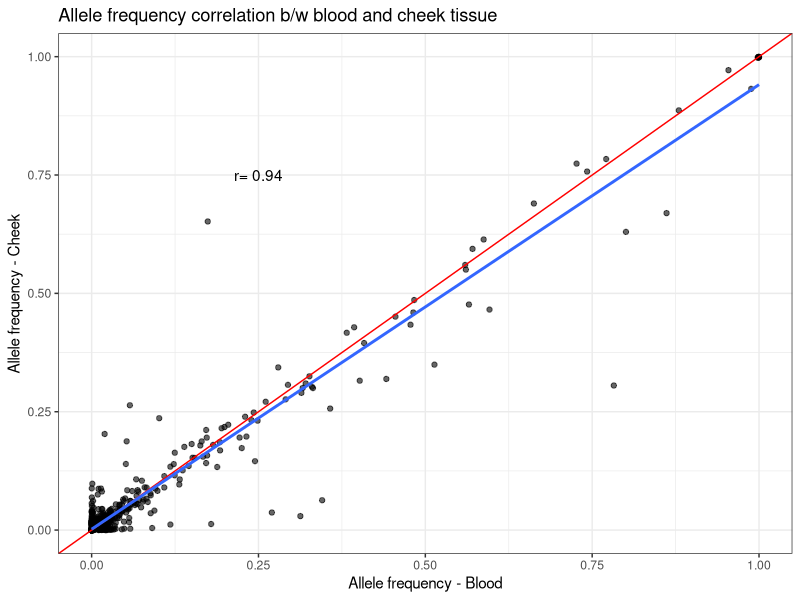
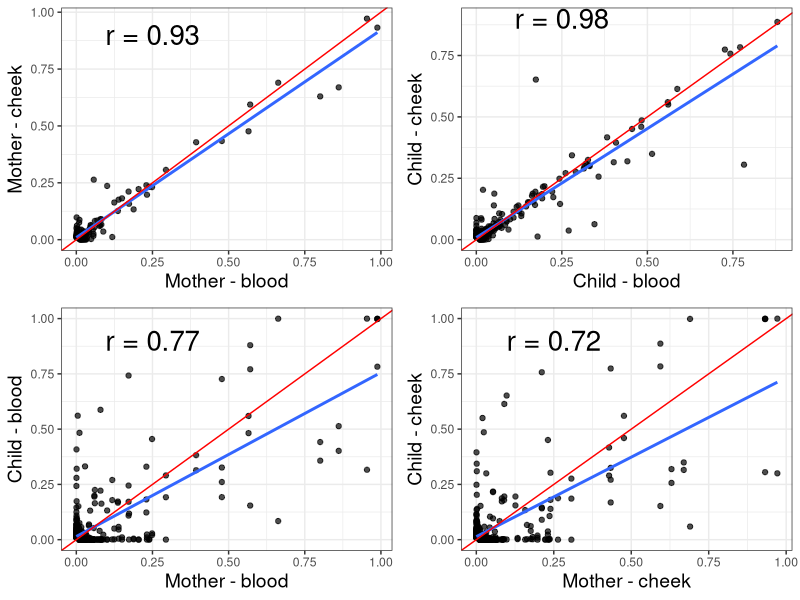

Write R code to recreate these figures, in order.
## ---- chunk 1
knitr::opts_chunk$set(echo = TRUE)
## ---- chunk 2

library(data.table)
library(ggplot2)
library(reshape2)
library(gridExtra)
library(dplyr)
library(here)

## ---- chunk 3

hq.counts<-fread(
  here("Data_files/hq_counts_adj_frequency_09272018.txt"),
  header=T)

hq.counts$individual_het_id<-paste(hq.counts$individual_id,hq.counts$position,sep="_")
hq.counts$mother_het_id<-paste(hq.counts$mother_id,hq.counts$position,sep="_")
#keep only heteroplasmies
hq<-hq.counts[,c('FID','mother_id','mot_cat','mother_het_id','individual_id','individual_het_id','tissue_id','position','level','tissue','major','minor','adj.f','age_collection','age_birth','mot_cat')]

## ---- chunk 4

#plot tissues against each other
#reshape to get frequencies for blood and cheek for each individual
dhq.2t<-dcast(hq,
              FID + mother_id + mot_cat + mother_het_id + individual_id + level + individual_het_id + age_collection + position ~ tissue,
              value.var="adj.f",
              fun.aggregate = mean,
              na.rm=T)

dhq.2t$diff.f<-abs(dhq.2t$bl-dhq.2t$ch)
dhq.2t$avg.f<-apply(dhq.2t[,c('bl','ch')],1,mean)

#calculate correlation between bl and ch frequencies
#filter only individuals who are heteroplasmic in at least one tissue
dhq.2t.poly<-dhq.2t%>%
  filter((bl>=0.01 & bl<=0.99)|(ch>=0.01 & ch<=0.99))

#get correlation and round off for plotting
cor1<-round(with(dhq.2t.poly,cor(bl,ch,method="pearson")),2)

plt.2t<-ggplot(dhq.2t,aes(bl,ch))+
  geom_point(alpha=0.6)+
  theme_bw()+
  geom_abline(intercept=0,
              slope=1,
              color="red")+
  stat_smooth(method="lm",
              se=F)+
  annotate(geom="text",
           x=0.25,
           y=0.75,
           label=paste("r=",cor1))+
  labs(x="Allele frequency - Blood",
       y="Allele frequency - Cheek",
       title="Allele frequency correlation b/w blood and cheek tissue")
  
plt.2t

## ---- chunk 5
#calculate the correlation between a mother's tissues and child's tissues separately
#to do this, we must first separate mothers and children 
#get mothers and put them in separate dataframe
dhq.mothers<-dhq.2t[which(dhq.2t$mot_cat!=""),]

#get children and put them in separate dataframe
dhq.children<-dhq.2t[which(dhq.2t$mot_cat==""),]

#merge so that each record is a mother joined with her two children
dhq.mc<-merge(dhq.mothers,
              dhq.children[,c('mother_id',
                              "mother_het_id",
                              "individual_id",
                              "level",
                              "bl",
                              "ch",
                              "diff.f",
                              "avg.f")],
              by.x=c("individual_het_id"),
              by.y=c("mother_het_id"),
              all.y=T,
              suffixes=c(".m",".c"))

#correlation between heteroplasmy frequency b/w child's tissues
dhq.c.poly<-dhq.mc%>%
  distinct(FID,individual_id.c,position,.keep_all = T)%>%
  filter((bl.c>=0.01 & bl.c<=0.99) | (ch.c>=0.01 & ch.c<=0.99))
cor2<-round(with(dhq.c.poly,cor(bl.c,ch.c,method="pearson")),2)

#correlation between heteroplasmy frequency b/w mother's tissues
dhq.m.poly<-dhq.mc%>%
  distinct(FID,individual_id.m,position,.keep_all=T)%>%
  filter((bl.m>=0.01 & bl.m<=0.99) | (ch.m>=0.01 & ch.m<=0.99))
cor3<-round(with(dhq.m.poly,cor(bl.m,ch.m,method="pearson")),2)

mother.plt<-
  ggplot(data=dhq.m.poly,aes(bl.m,ch.m))+
  geom_point(alpha=0.7)+
  theme_bw()+
  stat_smooth(method="lm",se=F)+
  geom_abline(intercept=0,slope=1,color="red")+
  labs(x="Mother - blood",y="Mother - cheek")+
  annotate("text",
           x=0.25,
           y=0.90,
           label=paste("r = ",cor2,sep=""),
           size=7)+
  theme(axis.title=element_text(size=14))

child.plt<-
  ggplot(dhq.c.poly,aes(x=bl.c,y=ch.c))+
  geom_point(alpha=0.7)+
  theme_bw()+
  stat_smooth(method="lm",se=F)+
  geom_abline(intercept=0,slope=1,color="red")+
  labs(x="Child - blood",y="Child - cheek")+
  annotate("text",
           x=0.25,
           y=0.90,
           label=paste("r = ",cor3,sep=""),
           size=7)+
  theme(axis.title=element_text(size=14))

## ---- chunk 6
#plot mother against child

#correlation between mother and child blood
dhq.mc.bl.poly<-dhq.mc%>%
  filter((bl.m>=0.01 & bl.m<=0.99)|(bl.c>=0.01 & bl.m<=0.99))
cor4<-round(with(dhq.mc.bl.poly,cor(bl.m,bl.c,method="pearson")),2)

blood.plt<-
  ggplot(data=dhq.mc.bl.poly,aes(bl.m,bl.c))+
  geom_point(alpha=0.7)+
  theme_bw()+
  stat_smooth(method="lm",se=F)+
  geom_abline(intercept=0,slope=1,color="red")+
  labs(x="Mother - blood",y="Child - blood")+
  annotate("text",
           x=0.25,
           y=0.90,
           label=paste("r = ",cor4,sep=""),
           size=7)+
  theme(axis.title=element_text(size=14))

#correlation between mother and child cheek
dhq.mc.ch.poly<-dhq.mc%>%
  filter((ch.m>=0.01 & ch.m<=0.99)|(ch.c>=0.01 & ch.m<=0.99))

cor5<-round(with(dhq.mc.ch.poly,cor(ch.m,ch.c,method="pearson")),2)

cheek.plt<-
  ggplot(data=dhq.mc.ch.poly,aes(ch.m,ch.c))+
  geom_point(alpha=0.7)+
  theme_bw()+
  stat_smooth(method="lm",se=F)+
  geom_abline(intercept=0,slope=1,color="red")+
  labs(x="Mother - cheek",y="Child - cheek")+
  annotate("text",
           x=0.25,
           y=0.90,
           label=paste("r = ",cor5,sep=""),
           size=7)+
  theme(axis.title=element_text(size=14))
## ---- chunk 7

#combine plot
quartet.plt<-grid.arrange(mother.plt,
                          child.plt,
                          blood.plt,
                          cheek.plt)

quartet.plt
# ggsave("files/Analysis/PNAS_styled_analyses/af_correlation_plots/quartet_plots_09142018.pdf",quartet.plt,height=10,width=10)
